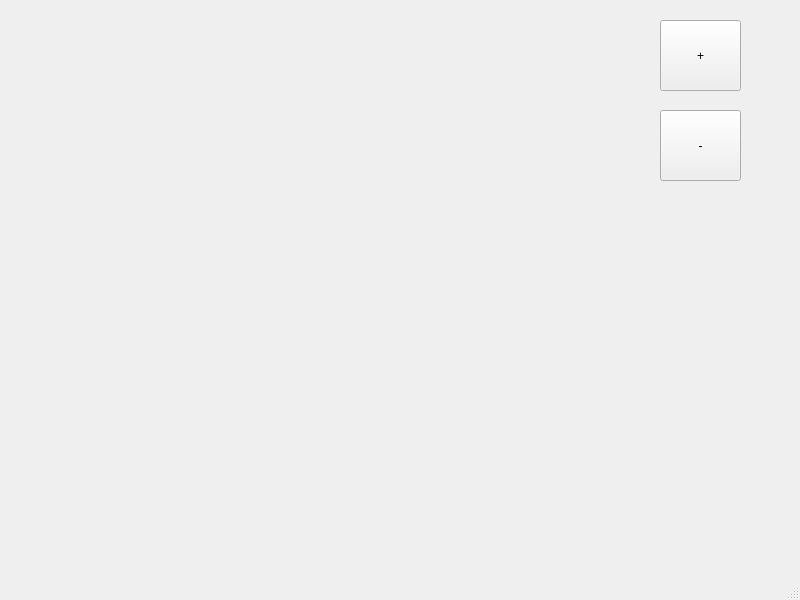
<?xml version="1.0" encoding="UTF-8"?>
<ui version="4.0">
 <class>MainWindow</class>
 <widget class="QMainWindow" name="MainWindow">
  <property name="geometry">
   <rect>
    <x>0</x>
    <y>0</y>
    <width>800</width>
    <height>600</height>
   </rect>
  </property>
  <property name="windowTitle">
   <string>MainWindow</string>
  </property>
  <widget class="QWidget" name="centralwidget">
   <widget class="QPushButton" name="btnAdd">
    <property name="geometry">
     <rect>
      <x>660</x>
      <y>20</y>
      <width>81</width>
      <height>71</height>
     </rect>
    </property>
    <property name="text">
     <string>+</string>
    </property>
   </widget>
   <widget class="QPushButton" name="btnRemov">
    <property name="geometry">
     <rect>
      <x>660</x>
      <y>110</y>
      <width>81</width>
      <height>71</height>
     </rect>
    </property>
    <property name="text">
     <string>-</string>
    </property>
   </widget>
  </widget>
  <widget class="QMenuBar" name="menubar">
   <property name="geometry">
    <rect>
     <x>0</x>
     <y>0</y>
     <width>800</width>
     <height>26</height>
    </rect>
   </property>
  </widget>
  <widget class="QStatusBar" name="statusbar"/>
 </widget>
 <resources/>
 <connections/>
</ui>
